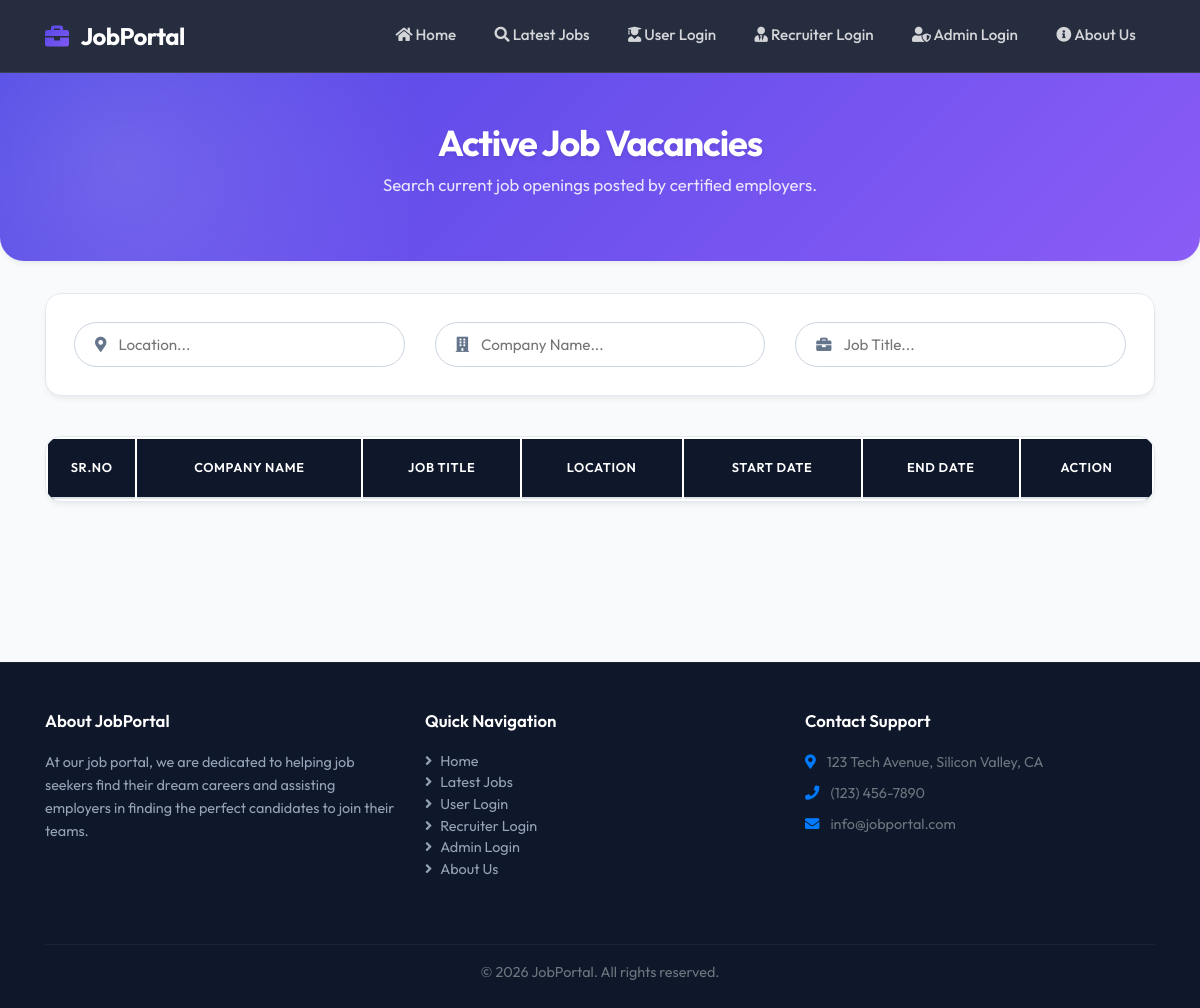
Before: /filter3 with the older database file.
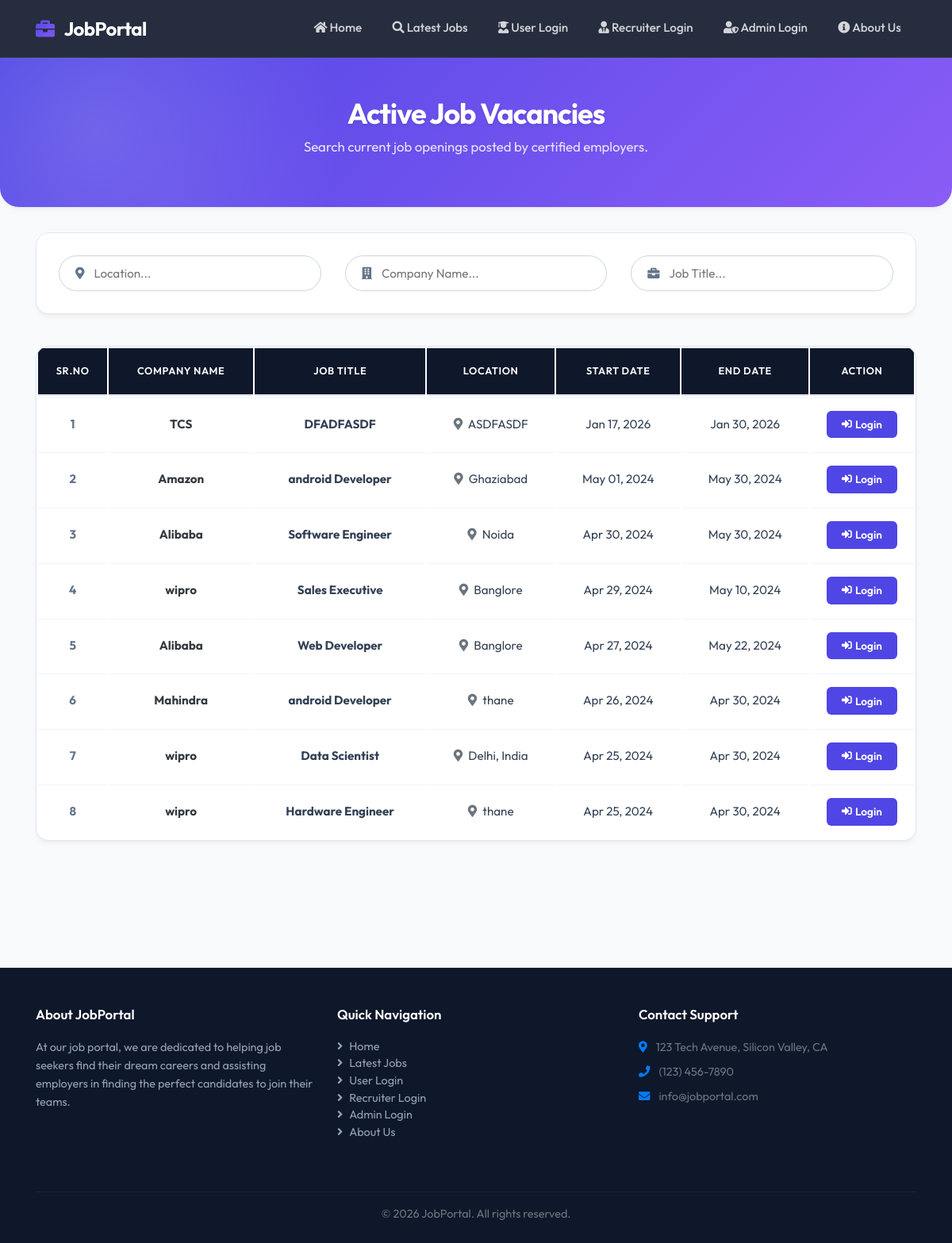
After: the same page with the newer database file.
### jobportal/models.py (models this page shows, shortened)
class Job(models.Model):
    recruiter_user = models.ForeignKey(RecruiterUser, on_delete=models.CASCADE)
    start_date = models.DateField()
    end_date = models.DateField()
    title = models.CharField(max_length=100)
    salary = models.FloatField(max_length=20)
    image = models.FileField()
    description = models.CharField(max_length=300)
    experience = models.CharField(max_length=50)
    location = models.CharField(max_length=110)
    skills = models.CharField(max_length=110)
    creationdate = models.DateField()  # Corrected to DateField

class RecruiterUser(models.Model):
    user = models.ForeignKey(User, on_delete=models.CASCADE)
    mobile = models.CharField(max_length=15, null=True)
    image = models.FileField(null=True)
    gender = models.CharField(max_length=15, null=True)
    company = models.CharField(max_length=110, null=True)
    status = models.CharField(max_length=30, null=True)
    type = models.CharField(max_length=15, null=True)

### jobportal/views.py (the view)
# urls.py: path('filter3',filter3,name='filter3'),
def filter3(request):
    job = Job.objects.all().order_by('-start_date')
    context = {'job': job}
    return render(request, 'filter3.html', context)

### jobportal/templates/filter3.html (shortened to what this page needs)
{% extends 'base.html' %}
{% load static %}
{% block body %}
    {% include 'navigation.html' %}
    <div class="page-header-container animate-fade-in">
        <div class="container">
            <h1 class="page-header-title">Active Job Vacancies</h1>
            <p class="page-header-subtitle">Search current job openings posted by certified employers.</p>
        </div>
    </div>
    <div class="container animate-fade-in" style="animation-delay: 0.1s; margin-bottom: 4rem;">
        <div class="search-filter-section">
            <div class="row">
                <div class="col-md-4 mb-3 mb-md-0">
                    <div class="input-group-custom">
                        <span class="input-icon"><i class="fas fa-map-marker-alt"></i></span>
                        <input type="text" id="locationSearch" placeholder="Location...">
                    </div>
                </div>
                <div class="col-md-4 mb-3 mb-md-0">
                    <div class="input-group-custom">
                        <span class="input-icon"><i class="fas fa-building"></i></span>
                        <input type="text" id="companySearch" placeholder="Company Name...">
                    </div>
                </div>
                <div class="col-md-4">
                    <div class="input-group-custom">
                        <span class="input-icon"><i class="fas fa-briefcase"></i></span>
                        <input type="text" id="titleSearch" placeholder="Job Title...">
                    </div>
                </div>
            </div>
        </div>
        <div class="table-premium-container">
            <table class="table table-hover table-premium" id="example">
                <thead>
                    <tr>
                        <th class="text-center" style="width: 8%;">Sr.No</th>
                        <th class="text-center">Company Name</th>
                        <th class="text-center">Job Title</th>
                        <th class="text-center">Location</th>
                        <th class="text-center">Start Date</th>
                        <th class="text-center">End Date</th>
                        <th class="text-center" style="width: 12%;">Action</th>
                    </tr>
                </thead>
                <tbody>
                    {% for job in job %}
                    <tr>
                        <td class="text-center font-weight-bold" style="color: var(--text-muted);">{{ forloop.counter }}</td>
                        <td class="text-center font-weight-bold text-dark">{{ job.recruiter_user.company }}</td>
                        <td class="text-center font-weight-bold">{{ job.title }}</td>
                        <td class="text-center"><i class="fas fa-map-marker-alt text-muted mr-1"></i> {{ job.location }}</td>
                        <td class="text-center">{{ job.start_date|date:"M d, Y" }}</td>
                        <td class="text-center">{{ job.end_date|date:"M d, Y" }}</td>
                        <td class="text-center">
                            <a href="{% url 'user_login' %}" class="btn-table-action">
                                <i class="fas fa-sign-in-alt mr-1"></i> Login
                            </a>
                        </td>
                    </tr>
                    {% endfor %}
                </tbody>
            </table>
        </div>
    </div>
{% endblock %}

Changed rows visible on the page:
added Job: recruiter_user.company "TCS", title "DFADFASDF", location "ASDFASDF", start_date "Jan 17, 2026", end_date "Jan 30, 2026"
added Job: recruiter_user.company "Amazon", title "android Developer", location "Ghaziabad", start_date "May 01, 2024", end_date "May 30, 2024"
added Job: recruiter_user.company "Alibaba", title "Software Engineer", location "Noida", start_date "Apr 30, 2024", end_date "May 30, 2024"
added Job: recruiter_user.company "wipro", title "Sales Executive", location "Banglore", start_date "Apr 29, 2024", end_date "May 10, 2024"
added Job: recruiter_user.company "Alibaba", title "Web Developer", location "Banglore", start_date "Apr 27, 2024", end_date "May 22, 2024"
added Job: recruiter_user.company "Mahindra", title "android Developer", location "thane", start_date "Apr 26, 2024", end_date "Apr 30, 2024"
added Job: recruiter_user.company "wipro", title "Data Scientist", location "Delhi, India", start_date "Apr 25, 2024", end_date "Apr 30, 2024"
added Job: recruiter_user.company "wipro", title "Hardware Engineer", location "thane", start_date "Apr 25, 2024", end_date "Apr 30, 2024"
